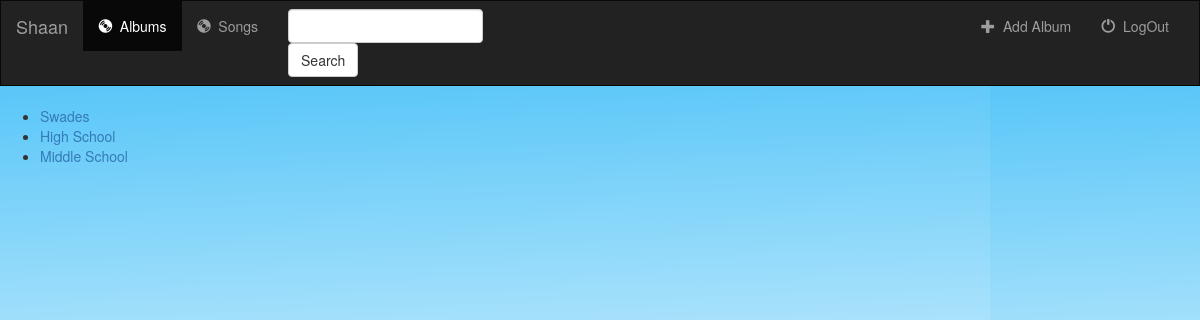
Page /music/ on the earlier database version.
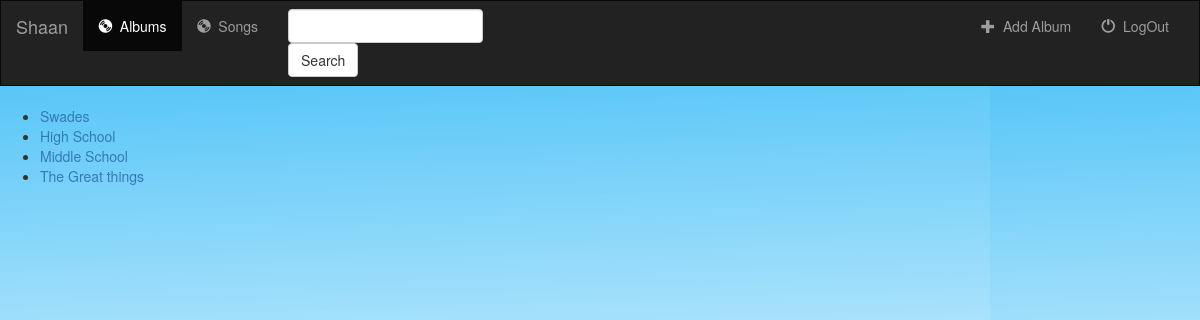
Same page on the later database version.
### music/models.py (models this page shows, shortened)
class Album(models.Model):
    artist = models.CharField(max_length=250)
    album_title = models.CharField(max_length=500)
    genre = models.CharField(max_length=100)
    album_logo=models.CharField(max_length=1000)

### music/views.py (the view)
class IndexView(generic.ListView):
    template_name = 'music/index.html'
    context_object_name = 'mera_list'           #can skip this line, by renaming in index.html as object_list
    def get_queryset(self):
        return Album.objects.all()

### music/templates/music/index.html
{% extends 'music/base.html' %}
{% block body %}
        <ul>
            {% for album in mera_list %}
            <li><a href="{% url 'music:detail' album.id %}">{{album.album_title}}</a></li>
            {% endfor %}
        </ul>
{% endblock %}

### music/templates/music/base.html (shortened to what this page needs)
<!DOCTYPE html>
<html lang="en">
<head>
    {% load staticfiles %}
    <link rel="stylesheet" href="https://maxcdn.bootstrapcdn.com/bootstrap/3.3.7/css/bootstrap.min.css">
    <link rel="stylesheet" type="text/css" href="{% static 'music/style.css' %}"  />
</head>
<body>
    <nav class="navbar navbar-inverse">
    <div class="container-fluid">
        <div class="navbar-header">
            <a class="navbar-brand" href="{% url 'music:index' %}">Shaan</a>
        </div>
        <div class="collapse navbar-collapse" id="topNavBar">
            <ul class="nav navbar-nav">
                <li class="active">
                    <a href="{% url 'music:index' %}">
                        <span class ="glyphicon glyphicon-cd" aria-hidden="true"></span>&nbsp;
                        Albums
                    </a>
                </li>
                <li class="">
                    <a href=#>
                        <span class ="glyphicon glyphicon-cd" aria-hidden="true"></span>&nbsp;
                        Songs
                    </a>
                </li>
            </ul>
            <form class="navbar-form navbar-left" role="search" method="get" action="#">
                <div class="form group">
                    <input type="text" class="form-control" name="q" value="">
                </div>
                <button  type="submit" class="btn btn-default">Search</button>
            </form>
            <ul class="nav navbar-nav navbar-right">
                <li class="">
                    <a href="{% url 'music:album-add' %}">
                        <span class ="glyphicon glyphicon-plus" aria-hidden="true"></span>&nbsp;
                        Add Album
                    </a>
                </li>
                <li class="">
                    <a href=#>
                        <span class ="glyphicon glyphicon-off" aria-hidden="true"></span>&nbsp;
                        LogOut
                    </a>
                </li>
            </ul>
        </div>
    </div>
</nav>
{% block body %}
{% endblock %}
</body>
</html>

### music/static/music/style.css (style rules this page uses)
body { background: white url("images/img.png"); }
.navbar { border-radius: 0; }

Differences in the rows shown:
added Album: album_title "The Great things"
